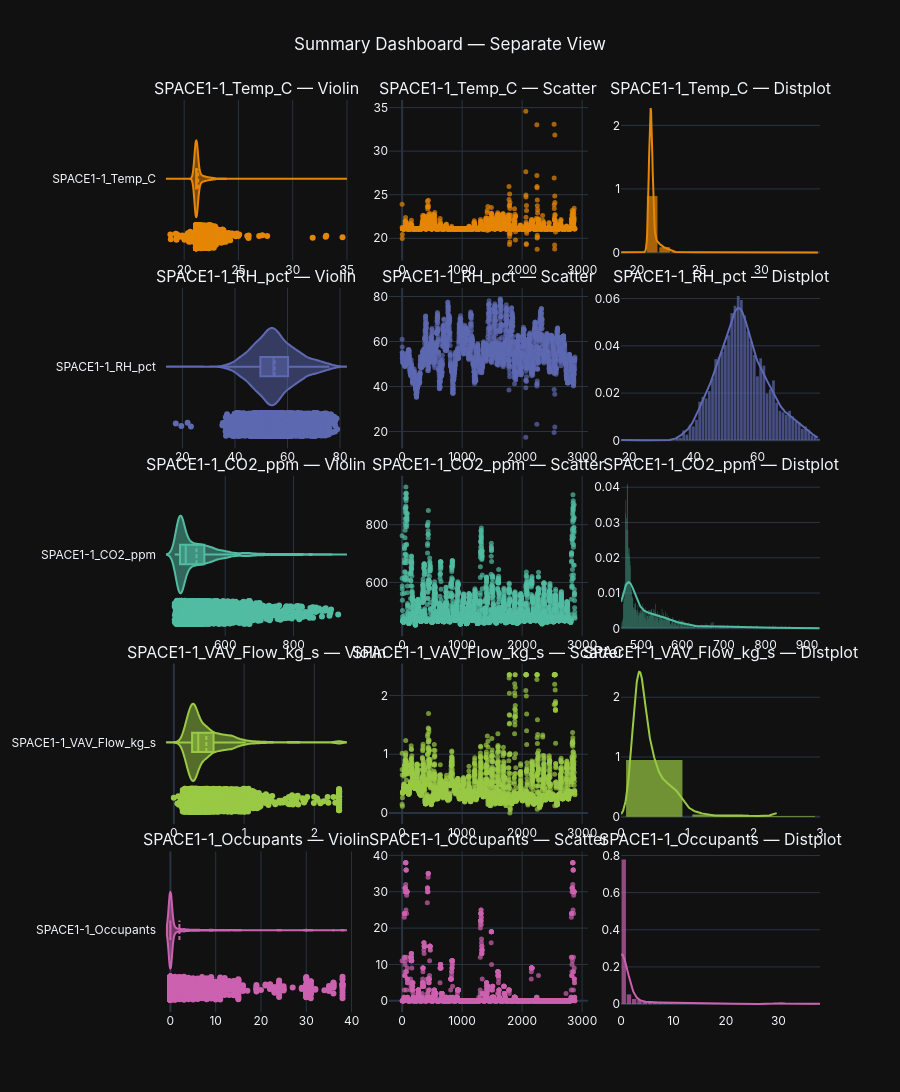

Notebook cell for this chart:
### Code cell
sum_df= di.summary_plot(
    columns=[f'{ZONE}_Temp_C',f'{ZONE}_RH_pct', f'{ZONE}_CO2_ppm',f'{ZONE}_VAV_Flow_kg_s', f'{ZONE}_Occupants'],
    numeric_plots=['violin', 'scatter', 'distplot'],
    separate_plots=True
    )

### Figure 1 — Plotly figure (JSON) as saved in the notebook; plotly's stock layout.template omitted (floating-point values rounded to 4 significant figures; data arrays with more than 128 entries replaced by an {"elided": "..."} marker saying what was removed)
{"data": [{"box": {"visible": true}, "marker": {"color": "rgb(229, 134, 6)"}, "meanline": {"visible": true}, "name": "SPACE1-1_Temp_C", "points": "all", "showlegend": false, "type": "violin", "x": {"elided": "2880 float values"}, "xaxis": "x", "yaxis": "y"}, {"marker": {"color": "rgb(229, 134, 6)", "opacity": 0.7, "size": 5}, "mode": "markers", "name": "SPACE1-1_Temp_C", "showlegend": false, "type": "scatter", "x": {"elided": "2880 int values"}, "xaxis": "x2", "y": {"elided": "2880 float values"}, "yaxis": "y2"}, {"autobinx": false, "histnorm": "probability density", "legendgroup": "SPACE1-1_Temp_C", "marker": {"color": "rgb(229, 134, 6)"}, "name": "SPACE1-1_Temp_C", "opacity": 0.7, "showlegend": false, "type": "histogram", "x": {"elided": "2880 float values"}, "xaxis": "x3", "xbins": {"end": 34.59, "size": 1, "start": 18.73}, "yaxis": "y3"}, {"legendgroup": "SPACE1-1_Temp_C", "marker": {"color": "rgb(229, 134, 6)"}, "mode": "lines", "name": "SPACE1-1_Temp_C", "showlegend": false, "type": "scatter", "x": {"elided": "500 float values"}, "xaxis": "x3", "y": {"elided": "500 float values"}, "yaxis": "y3"}, {"box": {"visible": true}, "marker": {"color": "rgb(93, 105, 177)"}, "meanline": {"visible": true}, "name": "SPACE1-1_RH_pct", "points": "all", "showlegend": false, "type": "violin", "x": {"elided": "2880 float values"}, "xaxis": "x4", "yaxis": "y4"}, {"marker": {"color": "rgb(93, 105, 177)", "opacity": 0.7, "size": 5}, "mode": "markers", "name": "SPACE1-1_RH_pct", "showlegend": false, "type": "scatter", "x": {"elided": "2880 int values"}, "xaxis": "x5", "y": {"elided": "2880 float values"}, "yaxis": "y5"}, {"autobinx": false, "histnorm": "probability density", "legendgroup": "SPACE1-1_RH_pct", "marker": {"color": "rgb(93, 105, 177)"}, "name": "SPACE1-1_RH_pct", "opacity": 0.7, "showlegend": false, "type": "histogram", "x": {"elided": "2880 float values"}, "xaxis": "x6", "xbins": {"end": 78.88, "size": 1, "start": 17.47}, "yaxis": "y6"}, {"legendgroup": "SPACE1-1_RH_pct", "marker": {"color": "rgb(93, 105, 177)"}, "mode": "lines", "name": "SPACE1-1_RH_pct", "showlegend": false, "type": "scatter", "x": {"elided": "500 float values"}, "xaxis": "x6", "y": {"elided": "500 float values"}, "yaxis": "y6"}, {"box": {"visible": true}, "marker": {"color": "rgb(82, 188, 163)"}, "meanline": {"visible": true}, "name": "SPACE1-1_CO2_ppm", "points": "all", "showlegend": false, "type": "violin", "x": {"elided": "2880 float values"}, "xaxis": "x7", "yaxis": "y7"}, {"marker": {"color": "rgb(82, 188, 163)", "opacity": 0.7, "size": 5}, "mode": "markers", "name": "SPACE1-1_CO2_ppm", "showlegend": false, "type": "scatter", "x": {"elided": "2880 int values"}, "xaxis": "x8", "y": {"elided": "2880 float values"}, "yaxis": "y8"}, {"autobinx": false, "histnorm": "probability density", "legendgroup": "SPACE1-1_CO2_ppm", "marker": {"color": "rgb(82, 188, 163)"}, "name": "SPACE1-1_CO2_ppm", "opacity": 0.7, "showlegend": false, "type": "histogram", "x": {"elided": "2880 float values"}, "xaxis": "x9", "xbins": {"end": 930.6, "size": 1, "start": 452.4}, "yaxis": "y9"}, {"legendgroup": "SPACE1-1_CO2_ppm", "marker": {"color": "rgb(82, 188, 163)"}, "mode": "lines", "name": "SPACE1-1_CO2_ppm", "showlegend": false, "type": "scatter", "x": {"elided": "500 float values"}, "xaxis": "x9", "y": {"elided": "500 float values"}, "yaxis": "y9"}, {"box": {"visible": true}, "marker": {"color": "rgb(153, 201, 69)"}, "meanline": {"visible": true}, "name": "SPACE1-1_VAV_Flow_kg_s", "points": "all", "showlegend": false, "type": "violin", "x": {"elided": "2880 float values"}, "xaxis": "x10", "yaxis": "y10"}, {"marker": {"color": "rgb(153, 201, 69)", "opacity": 0.7, "size": 5}, "mode": "markers", "name": "SPACE1-1_VAV_Flow_kg_s", "showlegend": false, "type": "scatter", "x": {"elided": "2880 int values"}, "xaxis": "x11", "y": {"elided": "2880 float values"}, "yaxis": "y11"}, {"autobinx": false, "histnorm": "probability density", "legendgroup": "SPACE1-1_VAV_Flow_kg_s", "marker": {"color": "rgb(153, 201, 69)"}, "name": "SPACE1-1_VAV_Flow_kg_s", "opacity": 0.7, "showlegend": false, "type": "histogram", "x": {"elided": "2880 float values"}, "xaxis": "x12", "xbins": {"end": 2.352, "size": 1, "start": 0}, "yaxis": "y12"}, {"legendgroup": "SPACE1-1_VAV_Flow_kg_s", "marker": {"color": "rgb(153, 201, 69)"}, "mode": "lines", "name": "SPACE1-1_VAV_Flow_kg_s", "showlegend": false, "type": "scatter", "x": {"elided": "500 float values"}, "xaxis": "x12", "y": {"elided": "500 float values"}, "yaxis": "y12"}, {"box": {"visible": true}, "marker": {"color": "rgb(204, 97, 176)"}, "meanline": {"visible": true}, "name": "SPACE1-1_Occupants", "points": "all", "showlegend": false, "type": "violin", "x": {"elided": "2880 int values"}, "xaxis": "x13", "yaxis": "y13"}, {"marker": {"color": "rgb(204, 97, 176)", "opacity": 0.7, "size": 5}, "mode": "markers", "name": "SPACE1-1_Occupants", "showlegend": false, "type": "scatter", "x": {"elided": "2880 int values"}, "xaxis": "x14", "y": {"elided": "2880 int values"}, "yaxis": "y14"}, {"autobinx": false, "histnorm": "probability density", "legendgroup": "SPACE1-1_Occupants", "marker": {"color": "rgb(204, 97, 176)"}, "name": "SPACE1-1_Occupants", "opacity": 0.7, "showlegend": false, "type": "histogram", "x": {"elided": "2880 int values"}, "xaxis": "x15", "xbins": {"end": 38, "size": 1, "start": 0}, "yaxis": "y15"}, {"legendgroup": "SPACE1-1_Occupants", "marker": {"color": "rgb(204, 97, 176)"}, "mode": "lines", "name": "SPACE1-1_Occupants", "showlegend": false, "type": "scatter", "x": {"elided": "500 float values"}, "xaxis": "x15", "y": {"elided": "500 float values"}, "yaxis": "y15"}], "layout": {"annotations": [{"font": {"size": 16}, "showarrow": false, "text": "SPACE1-1_Temp_C — Violin", "x": 0.15, "xanchor": "center", "xref": "paper", "y": 1, "yanchor": "bottom", "yref": "paper"}, {"font": {"size": 16}, "showarrow": false, "text": "SPACE1-1_Temp_C — Scatter", "x": 0.5, "xanchor": "center", "xref": "paper", "y": 1, "yanchor": "bottom", "yref": "paper"}, {"font": {"size": 16}, "showarrow": false, "text": "SPACE1-1_Temp_C — Distplot", "x": 0.85, "xanchor": "center", "xref": "paper", "y": 1, "yanchor": "bottom", "yref": "paper"}, {"font": {"size": 16}, "showarrow": false, "text": "SPACE1-1_RH_pct — Violin", "x": 0.15, "xanchor": "center", "xref": "paper", "y": 0.794, "yanchor": "bottom", "yref": "paper"}, {"font": {"size": 16}, "showarrow": false, "text": "SPACE1-1_RH_pct — Scatter", "x": 0.5, "xanchor": "center", "xref": "paper", "y": 0.794, "yanchor": "bottom", "yref": "paper"}, {"font": {"size": 16}, "showarrow": false, "text": "SPACE1-1_RH_pct — Distplot", "x": 0.85, "xanchor": "center", "xref": "paper", "y": 0.794, "yanchor": "bottom", "yref": "paper"}, {"font": {"size": 16}, "showarrow": false, "text": "SPACE1-1_CO2_ppm — Violin", "x": 0.15, "xanchor": "center", "xref": "paper", "y": 0.588, "yanchor": "bottom", "yref": "paper"}, {"font": {"size": 16}, "showarrow": false, "text": "SPACE1-1_CO2_ppm — Scatter", "x": 0.5, "xanchor": "center", "xref": "paper", "y": 0.588, "yanchor": "bottom", "yref": "paper"}, {"font": {"size": 16}, "showarrow": false, "text": "SPACE1-1_CO2_ppm — Distplot", "x": 0.85, "xanchor": "center", "xref": "paper", "y": 0.588, "yanchor": "bottom", "yref": "paper"}, {"font": {"size": 16}, "showarrow": false, "text": "SPACE1-1_VAV_Flow_kg_s — Violin", "x": 0.15, "xanchor": "center", "xref": "paper", "y": 0.382, "yanchor": "bottom", "yref": "paper"}, {"font": {"size": 16}, "showarrow": false, "text": "SPACE1-1_VAV_Flow_kg_s — Scatter", "x": 0.5, "xanchor": "center", "xref": "paper", "y": 0.382, "yanchor": "bottom", "yref": "paper"}, {"font": {"size": 16}, "showarrow": false, "text": "SPACE1-1_VAV_Flow_kg_s — Distplot", "x": 0.85, "xanchor": "center", "xref": "paper", "y": 0.382, "yanchor": "bottom", "yref": "paper"}, {"font": {"size": 16}, "showarrow": false, "text": "SPACE1-1_Occupants — Violin", "x": 0.15, "xanchor": "center", "xref": "paper", "y": 0.176, "yanchor": "bottom", "yref": "paper"}, {"font": {"size": 16}, "showarrow": false, "text": "SPACE1-1_Occupants — Scatter", "x": 0.5, "xanchor": "center", "xref": "paper", "y": 0.176, "yanchor": "bottom", "yref": "paper"}, {"font": {"size": 16}, "showarrow": false, "text": "SPACE1-1_Occupants — Distplot", "x": 0.85, "xanchor": "center", "xref": "paper", "y": 0.176, "yanchor": "bottom", "yref": "paper"}], "bargap": 0.15, "font": {"family": "Inter, sans-serif"}, "height": 1500, "showlegend": false, "title": {"text": "Summary Dashboard — Separate View", "x": 0.5}, "xaxis": {"anchor": "y", "domain": [0, 0.3]}, "xaxis10": {"anchor": "y10", "domain": [0, 0.3]}, "xaxis11": {"anchor": "y11", "domain": [0.35, 0.65]}, "xaxis12": {"anchor": "y12", "domain": [0.7, 1]}, "xaxis13": {"anchor": "y13", "domain": [0, 0.3]}, "xaxis14": {"anchor": "y14", "domain": [0.35, 0.65]}, "xaxis15": {"anchor": "y15", "domain": [0.7, 1]}, "xaxis2": {"anchor": "y2", "domain": [0.35, 0.65]}, "xaxis3": {"anchor": "y3", "domain": [0.7, 1]}, "xaxis4": {"anchor": "y4", "domain": [0, 0.3]}, "xaxis5": {"anchor": "y5", "domain": [0.35, 0.65]}, "xaxis6": {"anchor": "y6", "domain": [0.7, 1]}, "xaxis7": {"anchor": "y7", "domain": [0, 0.3]}, "xaxis8": {"anchor": "y8", "domain": [0.35, 0.65]}, "xaxis9": {"anchor": "y9", "domain": [0.7, 1]}, "yaxis": {"anchor": "x", "domain": [0.824, 1]}, "yaxis10": {"anchor": "x10", "domain": [0.206, 0.382]}, "yaxis11": {"anchor": "x11", "domain": [0.206, 0.382]}, "yaxis12": {"anchor": "x12", "domain": [0.206, 0.382]}, "yaxis13": {"anchor": "x13", "domain": [0, 0.176]}, "yaxis14": {"anchor": "x14", "domain": [0, 0.176]}, "yaxis15": {"anchor": "x15", "domain": [0, 0.176]}, "yaxis2": {"anchor": "x2", "domain": [0.824, 1]}, "yaxis3": {"anchor": "x3", "domain": [0.824, 1]}, "yaxis4": {"anchor": "x4", "domain": [0.618, 0.794]}, "yaxis5": {"anchor": "x5", "domain": [0.618, 0.794]}, "yaxis6": {"anchor": "x6", "domain": [0.618, 0.794]}, "yaxis7": {"anchor": "x7", "domain": [0.412, 0.588]}, "yaxis8": {"anchor": "x8", "domain": [0.412, 0.588]}, "yaxis9": {"anchor": "x9", "domain": [0.412, 0.588]}}}
